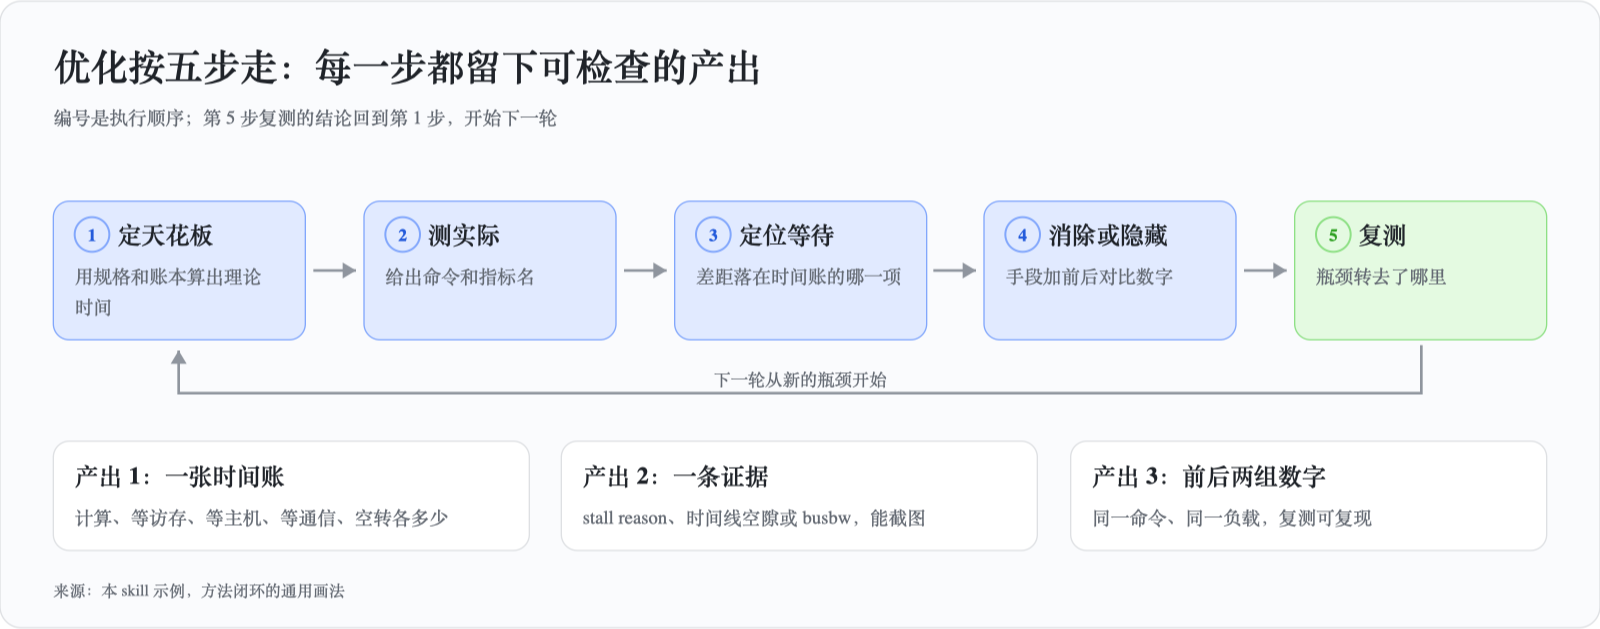

This chart was generated by the following Python code:
"""Type: flow (numbered process). Use for a method, a pipeline or a decision procedure with 3-6 steps."""
from _boot import out
from svgkit import Board

b = Board('优化按五步走：每一步都留下可检查的产出',
          '编号是执行顺序；第 5 步复测的结论回到第 1 步，开始下一轮',
          src='来源：本 skill 示例，方法闭环的通用画法')
steps = [('定天花板', '用规格和账本算出理论时间'),
         ('测实际', '给出命令和指标名'),
         ('定位等待', '差距落在时间账的哪一项'),
         ('消除或隐藏', '手段加前后对比数字'),
         ('复测', '瓶颈转去了哪里', 'green')]
y = b.flow(40, 150, steps)
(x0, w0), (x4, w4) = b.cols(5, gap=44)[0], b.cols(5, gap=44)[4]
b.arrow([(x4 + w4 / 2, y + 4), (x4 + w4 / 2, y + 40), (x0 + w0 / 2, y + 40), (x0 + w0 / 2, y + 8)])
b.text(600, y + 34, '下一轮从新的瓶颈开始', 13, '#646A73', anchor='middle')
cols = b.cols(3)
ys = [b.card(x, y + 76, w, h, [t], fam='gray', white=True) for (x, w), (h, t) in zip(cols, [
    ('产出 1：一张时间账', '计算、等访存、等主机、等通信、空转各多少'),
    ('产出 2：一条证据', 'stall reason、时间线空隙或 busbw，能截图'),
    ('产出 3：前后两组数字', '同一命令、同一负载，复测可复现')])]
b.save(out('flow'))
